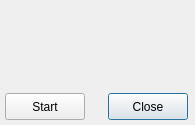
<?xml version="1.0" encoding="UTF-8"?>
<ui version="4.0">
 <class>ToolAreaDialog</class>
 <widget class="QDialog" name="ToolAreaDialog">
  <property name="geometry">
   <rect>
    <x>0</x>
    <y>0</y>
    <width>195</width>
    <height>125</height>
   </rect>
  </property>
  <property name="windowTitle">
   <string>Area Tool</string>
  </property>
  <widget class="QPushButton" name="close_btn">
   <property name="geometry">
    <rect>
     <x>108</x>
     <y>93</y>
     <width>80</width>
     <height>27</height>
    </rect>
   </property>
   <property name="toolTip">
    <string>Close dialog</string>
   </property>
   <property name="text">
    <string>Close</string>
   </property>
  </widget>
  <widget class="AttribAreaWidget" name="areawidget" native="true">
   <property name="geometry">
    <rect>
     <x>6</x>
     <y>9</y>
     <width>181</width>
     <height>80</height>
    </rect>
   </property>
   <property name="toolTip">
    <string>Double clic to start tool</string>
   </property>
  </widget>
  <widget class="QPushButton" name="start_btn">
   <property name="geometry">
    <rect>
     <x>5</x>
     <y>93</y>
     <width>80</width>
     <height>27</height>
    </rect>
   </property>
   <property name="toolTip">
    <string>Start tool</string>
   </property>
   <property name="text">
    <string>Start</string>
   </property>
   <property name="icon">
    <iconset>
     <normaloff>ressources/icon_point.png</normaloff>ressources/icon_point.png</iconset>
   </property>
  </widget>
 </widget>
 <customwidgets>
  <customwidget>
   <class>AttribAreaWidget</class>
   <extends>QWidget</extends>
   <header>attribareawidget.h</header>
   <container>1</container>
  </customwidget>
 </customwidgets>
 <resources/>
 <connections/>
</ui>
